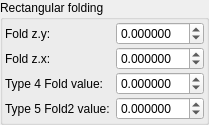
    <widget class="QGroupBox" name="groupBox_2">
     <property name="title">
      <string>Rectangular folding</string>
     </property>
     <layout class="QVBoxLayout" name="verticalLayout_4">
      <property name="leftMargin">
       <number>2</number>
      </property>
      <property name="topMargin">
       <number>2</number>
      </property>
      <property name="rightMargin">
       <number>2</number>
      </property>
      <property name="bottomMargin">
       <number>2</number>
      </property>
      <item>
       <layout class="QGridLayout" name="gridLayout_2" columnstretch="0,2">
        <property name="verticalSpacing">
         <number>2</number>
        </property>
        <item row="1" column="1">
         <widget class="MyDoubleSpinBox" name="spinbox3_transf_addition_constant_111_x">
          <property name="sizePolicy">
           <sizepolicy hsizetype="Minimum" vsizetype="Maximum">
            <horstretch>0</horstretch>
            <verstretch>0</verstretch>
           </sizepolicy>
          </property>
          <property name="prefix">
           <string/>
          </property>
          <property name="decimals">
           <number>6</number>
          </property>
          <property name="minimum">
           <double>-99.989999999999995</double>
          </property>
          <property name="singleStep">
           <double>0.100000000000000</double>
          </property>
         </widget>
        </item>
        <item row="0" column="0">
         <widget class="QLabel" name="label_106">
          <property name="text">
           <string>Fold z.y:</string>
          </property>
         </widget>
        </item>
        <item row="1" column="0">
         <widget class="QLabel" name="label_105">
          <property name="text">
           <string>Fold z.x:</string>
          </property>
         </widget>
        </item>
        <item row="2" column="1">
         <widget class="MyDoubleSpinBox" name="spinbox_mandelbox_folding_value">
          <property name="sizePolicy">
           <sizepolicy hsizetype="Minimum" vsizetype="Maximum">
            <horstretch>0</horstretch>
            <verstretch>0</verstretch>
           </sizepolicy>
          </property>
          <property name="prefix">
           <string/>
          </property>
          <property name="decimals">
           <number>6</number>
          </property>
          <property name="minimum">
           <double>-99.989999999999995</double>
          </property>
          <property name="singleStep">
           <double>0.100000000000000</double>
          </property>
         </widget>
        </item>
        <item row="2" column="0">
         <widget class="QLabel" name="label_9">
          <property name="text">
           <string>Type 4 Fold value:</string>
          </property>
         </widget>
        </item>
        <item row="0" column="1">
         <widget class="MyDoubleSpinBox" name="spinbox3_transf_addition_constant_111_y">
          <property name="sizePolicy">
           <sizepolicy hsizetype="Minimum" vsizetype="Maximum">
            <horstretch>0</horstretch>
            <verstretch>0</verstretch>
           </sizepolicy>
          </property>
          <property name="decimals">
           <number>6</number>
          </property>
          <property name="minimum">
           <double>-99.989999999999995</double>
          </property>
          <property name="maximum">
           <double>99.989999999999995</double>
          </property>
          <property name="singleStep">
           <double>0.100000000000000</double>
          </property>
         </widget>
        </item>
        <item row="3" column="0">
         <widget class="QLabel" name="label_11">
          <property name="text">
           <string>Type 5 Fold2 value:</string>
          </property>
         </widget>
        </item>
        <item row="3" column="1">
         <widget class="MyDoubleSpinBox" name="spinbox_transf_offset_2">
          <property name="sizePolicy">
           <sizepolicy hsizetype="Minimum" vsizetype="Maximum">
            <horstretch>0</horstretch>
            <verstretch>0</verstretch>
           </sizepolicy>
          </property>
          <property name="prefix">
           <string/>
          </property>
          <property name="decimals">
           <number>6</number>
          </property>
          <property name="minimum">
           <double>-99.989999999999995</double>
          </property>
          <property name="singleStep">
           <double>0.100000000000000</double>
          </property>
         </widget>
        </item>
       </layout>
      </item>
     </layout>
    </widget>
